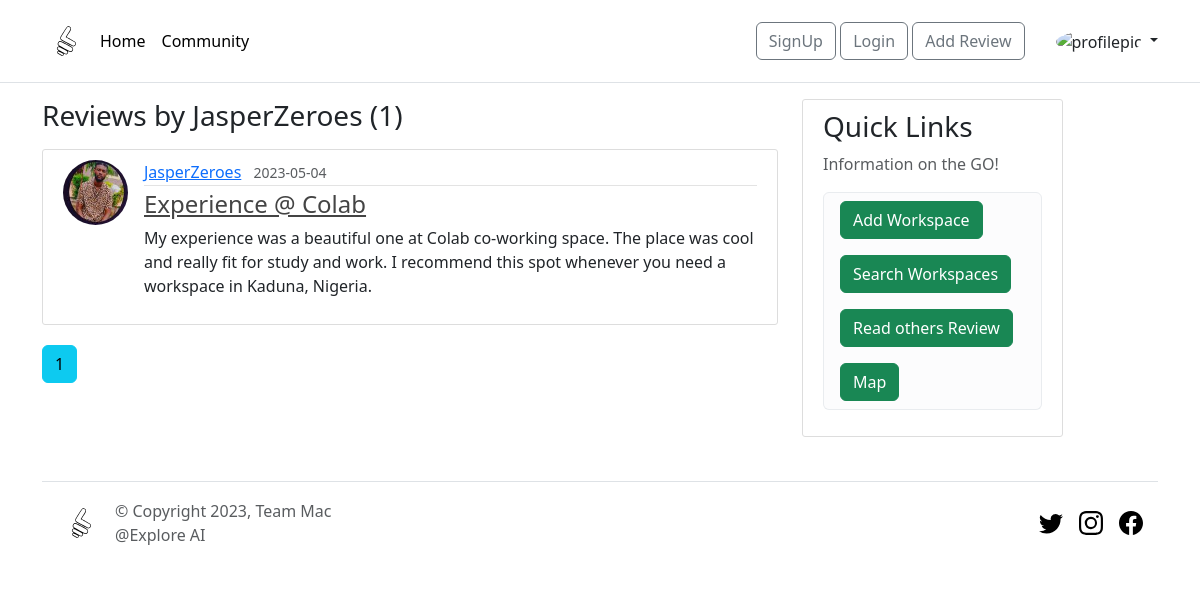
The page /user/JasperZeroes on the database its author committed.
### backend_frontend/models.py (models this page shows, shortened)
class User(db.Model, UserMixin):
    id = db.Column(db.Integer, primary_key=True)
    username = db.Column(db.String(20), unique=True, nullable = False)
    email = db.Column(db.String(100), unique=True, nullable = False)
    password = db.Column(db.String(100), nullable = False)
    image_file = db.Column(db.String(20), nullable = False, default='default.jpeg')
    date = db.Column(db.DateTime, default=datetime.datetime.now())
    reviews = db.relationship('Review', backref='author', lazy=True)
    bookings = db.relationship('Booking', backref='user', lazy=True)

class Review(db.Model):
    id = db.Column(db.Integer, primary_key=True)
    title = db.Column(db.String(100), nullable=False)
    date_reviewed = db.Column(db.DateTime, default=datetime.datetime.now())
    content = db.Column(db.Text, nullable=False)
    ratings = db.Column(db.Float, nullable=False, default=0)
    user_id = db.Column(db.Integer, db.ForeignKey('user.id'), nullable=False)
    @property
    def username(self):
        return self.author.username

### backend_frontend/routes.py (the view)
@app.route("/user/<string:username>")
def user_reviews(username):
    page = request.args.get('page', 1, type=int)
    user = User.query.filter_by(username=username).first_or_404()
    reviews = Review.query.filter_by(author=user)\
        .order_by(Review.date_reviewed.desc())\
        .paginate(page=page, per_page=5)
    return render_template('user_reviews.html', reviews=reviews, user=user)

### backend_frontend/templates/user_reviews.html (shortened to what this page needs)
{% extends 'layouts/layout.html' %}
{% block content %}
<head><link href="https://cdn.jsdelivr.net/npm/bootstrap@5.3.0-alpha3/dist/css/bootstrap.min.css" rel="stylesheet">
  </head>
    <h3 class="mb-3">Reviews by {{ user.username }} ({{ reviews.total }})</h3>
    {% for review in reviews.items %}
    <article class="media content-section">
      <img class="rounded-circle article-img" src="{{ url_for('static', filename='profile_pics/' + review.author.image_file) }}">
          <div class="media-body">
            <div class="article-metadata">
              <a class="mr-2" href="{{ url_for('user_reviews', username=review.author.username) }}">{{ review.username }}</a>
              <small class="text-muted">{{ review.date_reviewed.strftime('%Y-%m-%d') }}</small>
            </div>
            <h4><a class="article-title" href="{{ url_for('review', review_id=review.id) }}">{{ review.title }}</a></h4>
            <p class="article-content">{{ review.content }}</p>
          </div>
      </article>
    {% endfor %}
    {% for page_num in reviews.iter_pages(left_edge=1, right_edge=1, left_current=1, right_current=2) %}
      {% if page_num %}
        {% if reviews.page == page_num %}
          <a class="btn btn-info mb-4" href="{{ url_for('user_reviews', username=user.username, page=page_num) }}">{{ page_num }}</a>
        {% else %}
          <a class="btn btn-outline-info mb-4" href="{{ url_for('user_reviews', username=user.username, page=page_num) }}">{{ page_num }}</a>
        {% endif %}
      {% else %}
        ...
      {% endif %}
    {% endfor %}
{% endblock content %}

### backend_frontend/static/css/main.css (style rules this page uses)
body { background: #fafafa; color: #333333; margin-top: 5rem; margin: 10; padding: 0; }
h1, h2, h3, h4, h5, h6 { color: #444444; }
.content-section { background: #ffffff; padding: 10px 20px; border: 1px solid #dddddd; border-radius: 3px; margin-bottom: 20px; }
a { color: yellowgreen; }
.article-title { color: #444444; }
.article-content { white-space: pre-line; }
.article-img { height: 65px; width: 65px; margin-right: 16px; }
.article-metadata { padding-bottom: 1px; margin-bottom: 4px; border-bottom: 1px solid #e3e3e3 }

### rows shown on the page
User: username "JasperZeroes"
Review: image_file (picture), username "JasperZeroes", date_reviewed "2023-05-04", title "Experience @ Colab", content "My experience was a beautiful one at Colab co-working space. The place was cool and really fit for study and work. I recommend this spot whenever you need a workspace in Kaduna, Nigeria."

### other values the page prints
{{ reviews.total }} "1"
{{ page_num }} "1"
